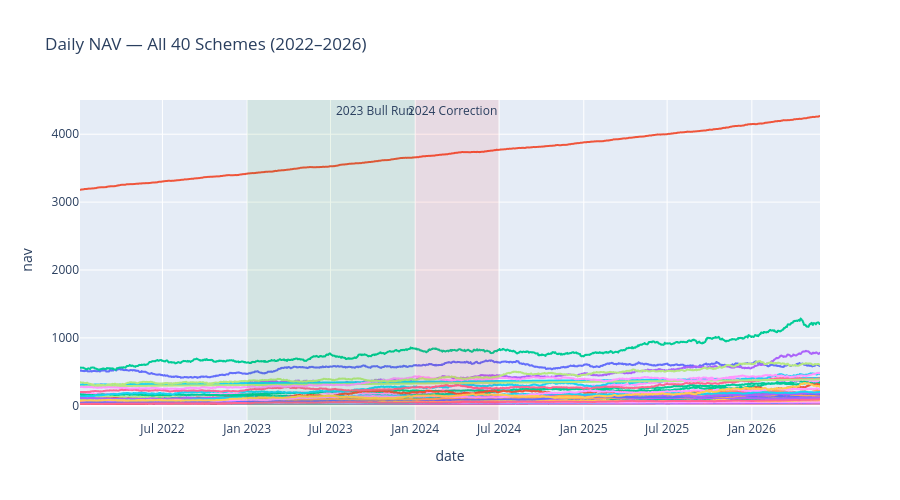

Notebook code cell kept with this figure:
### Markdown cell above
## Chart1-NAV trend

### Code cell
fig = px.line(nav, x="date", y="nav", color="amfi_code",
              title="Daily NAV — All 40 Schemes (2022–2026)")
fig.add_vrect(x0="2023-01-01", x1="2023-12-31", fillcolor="green",
              opacity=0.08, line_width=0, annotation_text="2023 Bull Run")
fig.add_vrect(x0="2024-01-01", x1="2024-06-30", fillcolor="red",
              opacity=0.08, line_width=0, annotation_text="2024 Correction")
fig.update_layout(showlegend=False, height=500)
fig.write_image("../reports/charts/01_nav_trend.png")
fig.show()

### Figure 1 — Plotly figure (JSON) as saved in the notebook; plotly's stock layout.template omitted (floating-point values rounded to 4 significant figures; data arrays with more than 128 entries replaced by an {"elided": "..."} marker saying what was removed)
{"data": [{"hovertemplate": "amfi_code=100016<br>date=%{x}<br>nav=%{y}<extra></extra>", "legendgroup": "100016", "line": {"color": "#636efa", "dash": "solid"}, "marker": {"symbol": "circle"}, "mode": "lines", "name": "100016", "showlegend": true, "type": "scattergl", "x": {"elided": "1150 str values"}, "xaxis": "x", "y": {"elided": "1150 float values"}, "yaxis": "y"}, {"hovertemplate": "amfi_code=100025<br>date=%{x}<br>nav=%{y}<extra></extra>", "legendgroup": "100025", "line": {"color": "#EF553B", "dash": "solid"}, "marker": {"symbol": "circle"}, "mode": "lines", "name": "100025", "showlegend": true, "type": "scattergl", "x": {"elided": "1150 str values"}, "xaxis": "x", "y": {"elided": "1150 float values"}, "yaxis": "y"}, {"hovertemplate": "amfi_code=100033<br>date=%{x}<br>nav=%{y}<extra></extra>", "legendgroup": "100033", "line": {"color": "#00cc96", "dash": "solid"}, "marker": {"symbol": "circle"}, "mode": "lines", "name": "100033", "showlegend": true, "type": "scattergl", "x": {"elided": "1150 str values"}, "xaxis": "x", "y": {"elided": "1150 float values"}, "yaxis": "y"}, {"hovertemplate": "amfi_code=101206<br>date=%{x}<br>nav=%{y}<extra></extra>", "legendgroup": "101206", "line": {"color": "#ab63fa", "dash": "solid"}, "marker": {"symbol": "circle"}, "mode": "lines", "name": "101206", "showlegend": true, "type": "scattergl", "x": {"elided": "1150 str values"}, "xaxis": "x", "y": {"elided": "1150 float values"}, "yaxis": "y"}, {"hovertemplate": "amfi_code=101207<br>date=%{x}<br>nav=%{y}<extra></extra>", "legendgroup": "101207", "line": {"color": "#FFA15A", "dash": "solid"}, "marker": {"symbol": "circle"}, "mode": "lines", "name": "101207", "showlegend": true, "type": "scattergl", "x": {"elided": "1150 str values"}, "xaxis": "x", "y": {"elided": "1150 float values"}, "yaxis": "y"}, {"hovertemplate": "amfi_code=101208<br>date=%{x}<br>nav=%{y}<extra></extra>", "legendgroup": "101208", "line": {"color": "#19d3f3", "dash": "solid"}, "marker": {"symbol": "circle"}, "mode": "lines", "name": "101208", "showlegend": true, "type": "scattergl", "x": {"elided": "1150 str values"}, "xaxis": "x", "y": {"elided": "1150 float values"}, "yaxis": "y"}, {"hovertemplate": "amfi_code=102885<br>date=%{x}<br>nav=%{y}<extra></extra>", "legendgroup": "102885", "line": {"color": "#FF6692", "dash": "solid"}, "marker": {"symbol": "circle"}, "mode": "lines", "name": "102885", "showlegend": true, "type": "scattergl", "x": {"elided": "1150 str values"}, "xaxis": "x", "y": {"elided": "1150 float values"}, "yaxis": "y"}, {"hovertemplate": "amfi_code=102886<br>date=%{x}<br>nav=%{y}<extra></extra>", "legendgroup": "102886", "line": {"color": "#B6E880", "dash": "solid"}, "marker": {"symbol": "circle"}, "mode": "lines", "name": "102886", "showlegend": true, "type": "scattergl", "x": {"elided": "1150 str values"}, "xaxis": "x", "y": {"elided": "1150 float values"}, "yaxis": "y"}, {"hovertemplate": "amfi_code=102887<br>date=%{x}<br>nav=%{y}<extra></extra>", "legendgroup": "102887", "line": {"color": "#FF97FF", "dash": "solid"}, "marker": {"symbol": "circle"}, "mode": "lines", "name": "102887", "showlegend": true, "type": "scattergl", "x": {"elided": "1150 str values"}, "xaxis": "x", "y": {"elided": "1150 float values"}, "yaxis": "y"}, {"hovertemplate": "amfi_code=118632<br>date=%{x}<br>nav=%{y}<extra></extra>", "legendgroup": "118632", "line": {"color": "#FECB52", "dash": "solid"}, "marker": {"symbol": "circle"}, "mode": "lines", "name": "118632", "showlegend": true, "type": "scattergl", "x": {"elided": "1150 str values"}, "xaxis": "x", "y": {"elided": "1150 float values"}, "yaxis": "y"}, {"hovertemplate": "amfi_code=118633<br>date=%{x}<br>nav=%{y}<extra></extra>", "legendgroup": "118633", "line": {"color": "#636efa", "dash": "solid"}, "marker": {"symbol": "circle"}, "mode": "lines", "name": "118633", "showlegend": true, "type": "scattergl", "x": {"elided": "1150 str values"}, "xaxis": "x", "y": {"elided": "1150 float values"}, "yaxis": "y"}, {"hovertemplate": "amfi_code=118634<br>date=%{x}<br>nav=%{y}<extra></extra>", "legendgroup": "118634", "line": {"color": "#EF553B", "dash": "solid"}, "marker": {"symbol": "circle"}, "mode": "lines", "name": "118634", "showlegend": true, "type": "scattergl", "x": {"elided": "1150 str values"}, "xaxis": "x", "y": {"elided": "1150 float values"}, "yaxis": "y"}, {"hovertemplate": "amfi_code=118635<br>date=%{x}<br>nav=%{y}<extra></extra>", "legendgroup": "118635", "line": {"color": "#00cc96", "dash": "solid"}, "marker": {"symbol": "circle"}, "mode": "lines", "name": "118635", "showlegend": true, "type": "scattergl", "x": {"elided": "1150 str values"}, "xaxis": "x", "y": {"elided": "1150 float values"}, "yaxis": "y"}, {"hovertemplate": "amfi_code=118636<br>date=%{x}<br>nav=%{y}<extra></extra>", "legendgroup": "118636", "line": {"color": "#ab63fa", "dash": "solid"}, "marker": {"symbol": "circle"}, "mode": "lines", "name": "118636", "showlegend": true, "type": "scattergl", "x": {"elided": "1150 str values"}, "xaxis": "x", "y": {"elided": "1150 float values"}, "yaxis": "y"}, {"hovertemplate": "amfi_code=119092<br>date=%{x}<br>nav=%{y}<extra></extra>", "legendgroup": "119092", "line": {"color": "#FFA15A", "dash": "solid"}, "marker": {"symbol": "circle"}, "mode": "lines", "name": "119092", "showlegend": true, "type": "scattergl", "x": {"elided": "1150 str values"}, "xaxis": "x", "y": {"elided": "1150 float values"}, "yaxis": "y"}, {"hovertemplate": "amfi_code=119093<br>date=%{x}<br>nav=%{y}<extra></extra>", "legendgroup": "119093", "line": {"color": "#19d3f3", "dash": "solid"}, "marker": {"symbol": "circle"}, "mode": "lines", "name": "119093", "showlegend": true, "type": "scattergl", "x": {"elided": "1150 str values"}, "xaxis": "x", "y": {"elided": "1150 float values"}, "yaxis": "y"}, {"hovertemplate": "amfi_code=119094<br>date=%{x}<br>nav=%{y}<extra></extra>", "legendgroup": "119094", "line": {"color": "#FF6692", "dash": "solid"}, "marker": {"symbol": "circle"}, "mode": "lines", "name": "119094", "showlegend": true, "type": "scattergl", "x": {"elided": "1150 str values"}, "xaxis": "x", "y": {"elided": "1150 float values"}, "yaxis": "y"}, {"hovertemplate": "amfi_code=119095<br>date=%{x}<br>nav=%{y}<extra></extra>", "legendgroup": "119095", "line": {"color": "#B6E880", "dash": "solid"}, "marker": {"symbol": "circle"}, "mode": "lines", "name": "119095", "showlegend": true, "type": "scattergl", "x": {"elided": "1150 str values"}, "xaxis": "x", "y": {"elided": "1150 float values"}, "yaxis": "y"}, {"hovertemplate": "amfi_code=119120<br>date=%{x}<br>nav=%{y}<extra></extra>", "legendgroup": "119120", "line": {"color": "#FF97FF", "dash": "solid"}, "marker": {"symbol": "circle"}, "mode": "lines", "name": "119120", "showlegend": true, "type": "scattergl", "x": {"elided": "1150 str values"}, "xaxis": "x", "y": {"elided": "1150 float values"}, "yaxis": "y"}, {"hovertemplate": "amfi_code=119551<br>date=%{x}<br>nav=%{y}<extra></extra>", "legendgroup": "119551", "line": {"color": "#FECB52", "dash": "solid"}, "marker": {"symbol": "circle"}, "mode": "lines", "name": "119551", "showlegend": true, "type": "scattergl", "x": {"elided": "1150 str values"}, "xaxis": "x", "y": {"elided": "1150 float values"}, "yaxis": "y"}, {"hovertemplate": "amfi_code=119552<br>date=%{x}<br>nav=%{y}<extra></extra>", "legendgroup": "119552", "line": {"color": "#636efa", "dash": "solid"}, "marker": {"symbol": "circle"}, "mode": "lines", "name": "119552", "showlegend": true, "type": "scattergl", "x": {"elided": "1150 str values"}, "xaxis": "x", "y": {"elided": "1150 float values"}, "yaxis": "y"}, {"hovertemplate": "amfi_code=119598<br>date=%{x}<br>nav=%{y}<extra></extra>", "legendgroup": "119598", "line": {"color": "#EF553B", "dash": "solid"}, "marker": {"symbol": "circle"}, "mode": "lines", "name": "119598", "showlegend": true, "type": "scattergl", "x": {"elided": "1150 str values"}, "xaxis": "x", "y": {"elided": "1150 float values"}, "yaxis": "y"}, {"hovertemplate": "amfi_code=119599<br>date=%{x}<br>nav=%{y}<extra></extra>", "legendgroup": "119599", "line": {"color": "#00cc96", "dash": "solid"}, "marker": {"symbol": "circle"}, "mode": "lines", "name": "119599", "showlegend": true, "type": "scattergl", "x": {"elided": "1150 str values"}, "xaxis": "x", "y": {"elided": "1150 float values"}, "yaxis": "y"}, {"hovertemplate": "amfi_code=120503<br>date=%{x}<br>nav=%{y}<extra></extra>", "legendgroup": "120503", "line": {"color": "#ab63fa", "dash": "solid"}, "marker": {"symbol": "circle"}, "mode": "lines", "name": "120503", "showlegend": true, "type": "scattergl", "x": {"elided": "1150 str values"}, "xaxis": "x", "y": {"elided": "1150 float values"}, "yaxis": "y"}, {"hovertemplate": "amfi_code=120504<br>date=%{x}<br>nav=%{y}<extra></extra>", "legendgroup": "120504", "line": {"color": "#FFA15A", "dash": "solid"}, "marker": {"symbol": "circle"}, "mode": "lines", "name": "120504", "showlegend": true, "type": "scattergl", "x": {"elided": "1150 str values"}, "xaxis": "x", "y": {"elided": "1150 float values"}, "yaxis": "y"}, {"hovertemplate": "amfi_code=120505<br>date=%{x}<br>nav=%{y}<extra></extra>", "legendgroup": "120505", "line": {"color": "#19d3f3", "dash": "solid"}, "marker": {"symbol": "circle"}, "mode": "lines", "name": "120505", "showlegend": true, "type": "scattergl", "x": {"elided": "1150 str values"}, "xaxis": "x", "y": {"elided": "1150 float values"}, "yaxis": "y"}, {"hovertemplate": "amfi_code=120506<br>date=%{x}<br>nav=%{y}<extra></extra>", "legendgroup": "120506", "line": {"color": "#FF6692", "dash": "solid"}, "marker": {"symbol": "circle"}, "mode": "lines", "name": "120506", "showlegend": true, "type": "scattergl", "x": {"elided": "1150 str values"}, "xaxis": "x", "y": {"elided": "1150 float values"}, "yaxis": "y"}, {"hovertemplate": "amfi_code=120507<br>date=%{x}<br>nav=%{y}<extra></extra>", "legendgroup": "120507", "line": {"color": "#B6E880", "dash": "solid"}, "marker": {"symbol": "circle"}, "mode": "lines", "name": "120507", "showlegend": true, "type": "scattergl", "x": {"elided": "1150 str values"}, "xaxis": "x", "y": {"elided": "1150 float values"}, "yaxis": "y"}, {"hovertemplate": "amfi_code=120841<br>date=%{x}<br>nav=%{y}<extra></extra>", "legendgroup": "120841", "line": {"color": "#FF97FF", "dash": "solid"}, "marker": {"symbol": "circle"}, "mode": "lines", "name": "120841", "showlegend": true, "type": "scattergl", "x": {"elided": "1150 str values"}, "xaxis": "x", "y": {"elided": "1150 float values"}, "yaxis": "y"}, {"hovertemplate": "amfi_code=120842<br>date=%{x}<br>nav=%{y}<extra></extra>", "legendgroup": "120842", "line": {"color": "#FECB52", "dash": "solid"}, "marker": {"symbol": "circle"}, "mode": "lines", "name": "120842", "showlegend": true, "type": "scattergl", "x": {"elided": "1150 str values"}, "xaxis": "x", "y": {"elided": "1150 float values"}, "yaxis": "y"}, {"hovertemplate": "amfi_code=120843<br>date=%{x}<br>nav=%{y}<extra></extra>", "legendgroup": "120843", "line": {"color": "#636efa", "dash": "solid"}, "marker": {"symbol": "circle"}, "mode": "lines", "name": "120843", "showlegend": true, "type": "scattergl", "x": {"elided": "1150 str values"}, "xaxis": "x", "y": {"elided": "1150 float values"}, "yaxis": "y"}, {"hovertemplate": "amfi_code=120844<br>date=%{x}<br>nav=%{y}<extra></extra>", "legendgroup": "120844", "line": {"color": "#EF553B", "dash": "solid"}, "marker": {"symbol": "circle"}, "mode": "lines", "name": "120844", "showlegend": true, "type": "scattergl", "x": {"elided": "1150 str values"}, "xaxis": "x", "y": {"elided": "1150 float values"}, "yaxis": "y"}, {"hovertemplate": "amfi_code=125497<br>date=%{x}<br>nav=%{y}<extra></extra>", "legendgroup": "125497", "line": {"color": "#00cc96", "dash": "solid"}, "marker": {"symbol": "circle"}, "mode": "lines", "name": "125497", "showlegend": true, "type": "scattergl", "x": {"elided": "1150 str values"}, "xaxis": "x", "y": {"elided": "1150 float values"}, "yaxis": "y"}, {"hovertemplate": "amfi_code=125498<br>date=%{x}<br>nav=%{y}<extra></extra>", "legendgroup": "125498", "line": {"color": "#ab63fa", "dash": "solid"}, "marker": {"symbol": "circle"}, "mode": "lines", "name": "125498", "showlegend": true, "type": "scattergl", "x": {"elided": "1150 str values"}, "xaxis": "x", "y": {"elided": "1150 float values"}, "yaxis": "y"}, {"hovertemplate": "amfi_code=148567<br>date=%{x}<br>nav=%{y}<extra></extra>", "legendgroup": "148567", "line": {"color": "#FFA15A", "dash": "solid"}, "marker": {"symbol": "circle"}, "mode": "lines", "name": "148567", "showlegend": true, "type": "scattergl", "x": {"elided": "1150 str values"}, "xaxis": "x", "y": {"elided": "1150 float values"}, "yaxis": "y"}, {"hovertemplate": "amfi_code=148568<br>date=%{x}<br>nav=%{y}<extra></extra>", "legendgroup": "148568", "line": {"color": "#19d3f3", "dash": "solid"}, "marker": {"symbol": "circle"}, "mode": "lines", "name": "148568", "showlegend": true, "type": "scattergl", "x": {"elided": "1150 str values"}, "xaxis": "x", "y": {"elided": "1150 float values"}, "yaxis": "y"}, {"hovertemplate": "amfi_code=148569<br>date=%{x}<br>nav=%{y}<extra></extra>", "legendgroup": "148569", "line": {"color": "#FF6692", "dash": "solid"}, "marker": {"symbol": "circle"}, "mode": "lines", "name": "148569", "showlegend": true, "type": "scattergl", "x": {"elided": "1150 str values"}, "xaxis": "x", "y": {"elided": "1150 float values"}, "yaxis": "y"}, {"hovertemplate": "amfi_code=149322<br>date=%{x}<br>nav=%{y}<extra></extra>", "legendgroup": "149322", "line": {"color": "#B6E880", "dash": "solid"}, "marker": {"symbol": "circle"}, "mode": "lines", "name": "149322", "showlegend": true, "type": "scattergl", "x": {"elided": "1150 str values"}, "xaxis": "x", "y": {"elided": "1150 float values"}, "yaxis": "y"}, {"hovertemplate": "amfi_code=149323<br>date=%{x}<br>nav=%{y}<extra></extra>", "legendgroup": "149323", "line": {"color": "#FF97FF", "dash": "solid"}, "marker": {"symbol": "circle"}, "mode": "lines", "name": "149323", "showlegend": true, "type": "scattergl", "x": {"elided": "1150 str values"}, "xaxis": "x", "y": {"elided": "1150 float values"}, "yaxis": "y"}, {"hovertemplate": "amfi_code=149324<br>date=%{x}<br>nav=%{y}<extra></extra>", "legendgroup": "149324", "line": {"color": "#FECB52", "dash": "solid"}, "marker": {"symbol": "circle"}, "mode": "lines", "name": "149324", "showlegend": true, "type": "scattergl", "x": {"elided": "1150 str values"}, "xaxis": "x", "y": {"elided": "1150 float values"}, "yaxis": "y"}], "layout": {"annotations": [{"showarrow": false, "text": "2023 Bull Run", "x": "2023-12-31", "xanchor": "right", "xref": "x", "y": 1, "yanchor": "top", "yref": "y domain"}, {"showarrow": false, "text": "2024 Correction", "x": "2024-06-30", "xanchor": "right", "xref": "x", "y": 1, "yanchor": "top", "yref": "y domain"}], "height": 500, "legend": {"title": {"text": "amfi_code"}, "tracegroupgap": 0}, "shapes": [{"fillcolor": "green", "line": {"width": 0}, "opacity": 0.08, "type": "rect", "x0": "2023-01-01", "x1": "2023-12-31", "xref": "x", "y0": 0, "y1": 1, "yref": "y domain"}, {"fillcolor": "red", "line": {"width": 0}, "opacity": 0.08, "type": "rect", "x0": "2024-01-01", "x1": "2024-06-30", "xref": "x", "y0": 0, "y1": 1, "yref": "y domain"}], "showlegend": false, "title": {"text": "Daily NAV — All 40 Schemes (2022–2026)"}, "xaxis": {"anchor": "y", "domain": [0, 1], "title": {"text": "date"}}, "yaxis": {"anchor": "x", "domain": [0, 1], "title": {"text": "nav"}}}}
